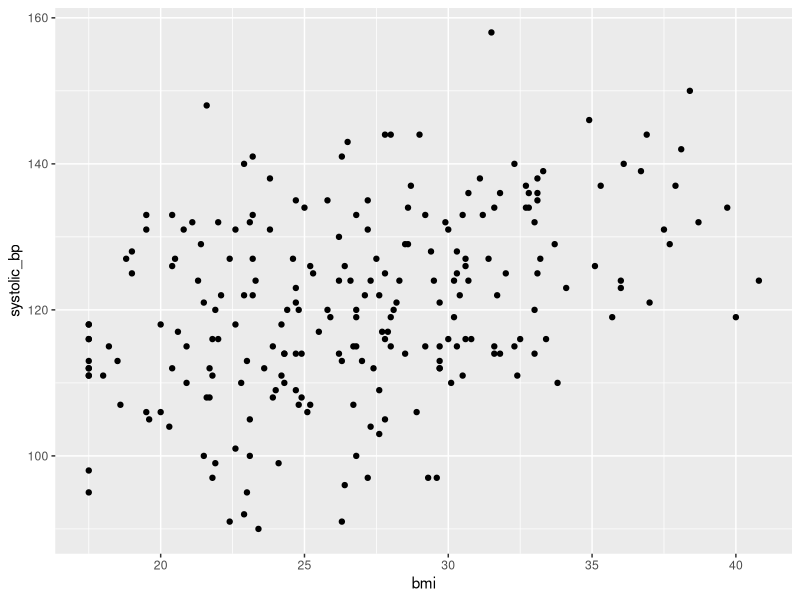
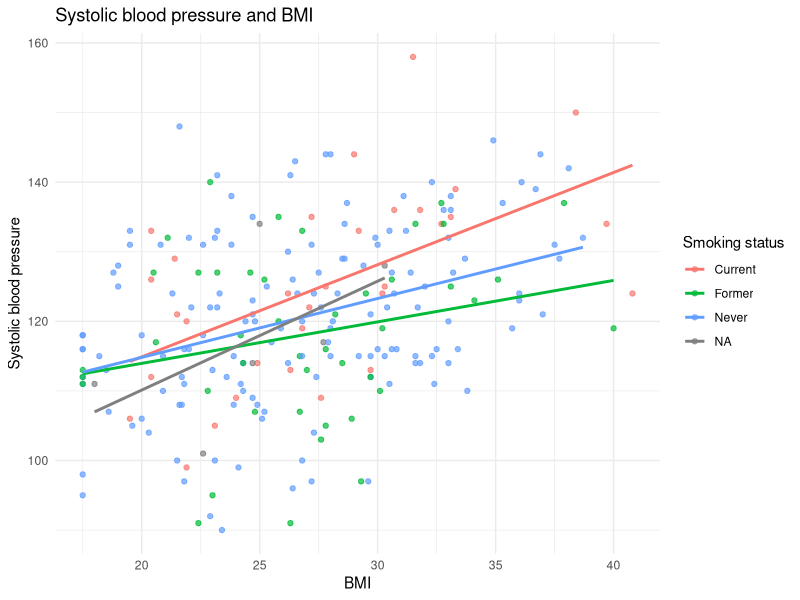

The R script that drew these images, in order: (Note: this script raises an error after producing the figures.)
## ---- chunk 1
# Run scripts/00_setup.R first if tidyverse or broom is not installed.
library(tidyverse)
library(broom)
## ---- chunk 2
health_raw <- read_csv("../data/bootcamp_health.csv")
## ---- chunk 3
glimpse(health_raw)
## ---- chunk 4
# How many rows and columns?

# What are the first few rows?

# How many missing values are in each column?

## ---- chunk 5
health_raw |>
  filter(age >= 18) |>
  select(age, sex, bmi, systolic_bp) |>
  arrange(desc(systolic_bp))
## ---- chunk 6
health_clean <- health_raw |>
  mutate(
    visit_date = as.Date(visit_date),
    hypertension_flag = systolic_bp >= 130 | diastolic_bp >= 80,
    bmi_group = case_when(
      is.na(bmi) ~ NA_character_,
      bmi < 18.5 ~ "Underweight",
      bmi < 25 ~ "Healthy range",
      bmi < 30 ~ "Overweight",
      TRUE ~ "Obesity range"
    )
  ) |>
  filter(!is.na(age), !is.na(bmi), !is.na(systolic_bp))
## ---- chunk 7
health_clean |>
  group_by(sex) |>
  summarize(
    n = n(),
    mean_age = mean(age),
    mean_bmi = mean(bmi),
    percent_hypertension = mean(hypertension_flag) * 100,
    .groups = "drop"
  )
## ---- chunk 8
# Start with: health_raw |>
#   filter(...) |>
## ---- chunk 9
# Think: group_by() -> summarize() -> arrange()
## ---- chunk 10
# Think: mutate() -> arrange() -> select()
## ---- chunk 11
health_clean |>
  ggplot(aes(x = bmi, y = systolic_bp)) +
  geom_point()
## ---- chunk 12
health_clean |>
  ggplot(aes(x = bmi, y = systolic_bp, color = smoking_status)) +
  geom_point(alpha = 0.7) +
  geom_smooth(method = "lm", se = FALSE) +
  labs(
    title = "Systolic blood pressure and BMI",
    x = "BMI",
    y = "Systolic blood pressure",
    color = "Smoking status"
  ) +
  theme_minimal()
## ---- chunk 13
# Hint: put smoking_status on the x-axis and think about geom_bar()
## ---- chunk 14
# Start with the data, add aes(), then choose a geom.
## ---- chunk 15
# Map systolic_bp and diastolic_bp to the axes and cohort to color.
## ---- chunk 16
fit <- lm(systolic_bp ~ age + bmi + sex, data = health_clean)
summary(fit)
## ---- chunk 17
tidy(fit)
## ---- chunk 18
cohort_table <- health_clean |>
  group_by(sex) |>
  summarize(
    n = n(),
    mean_bmi = mean(bmi),
    mean_sbp = mean(systolic_bp),
    .groups = "drop"
  )

write_csv(cohort_table, "../output/cohort_table.csv")
